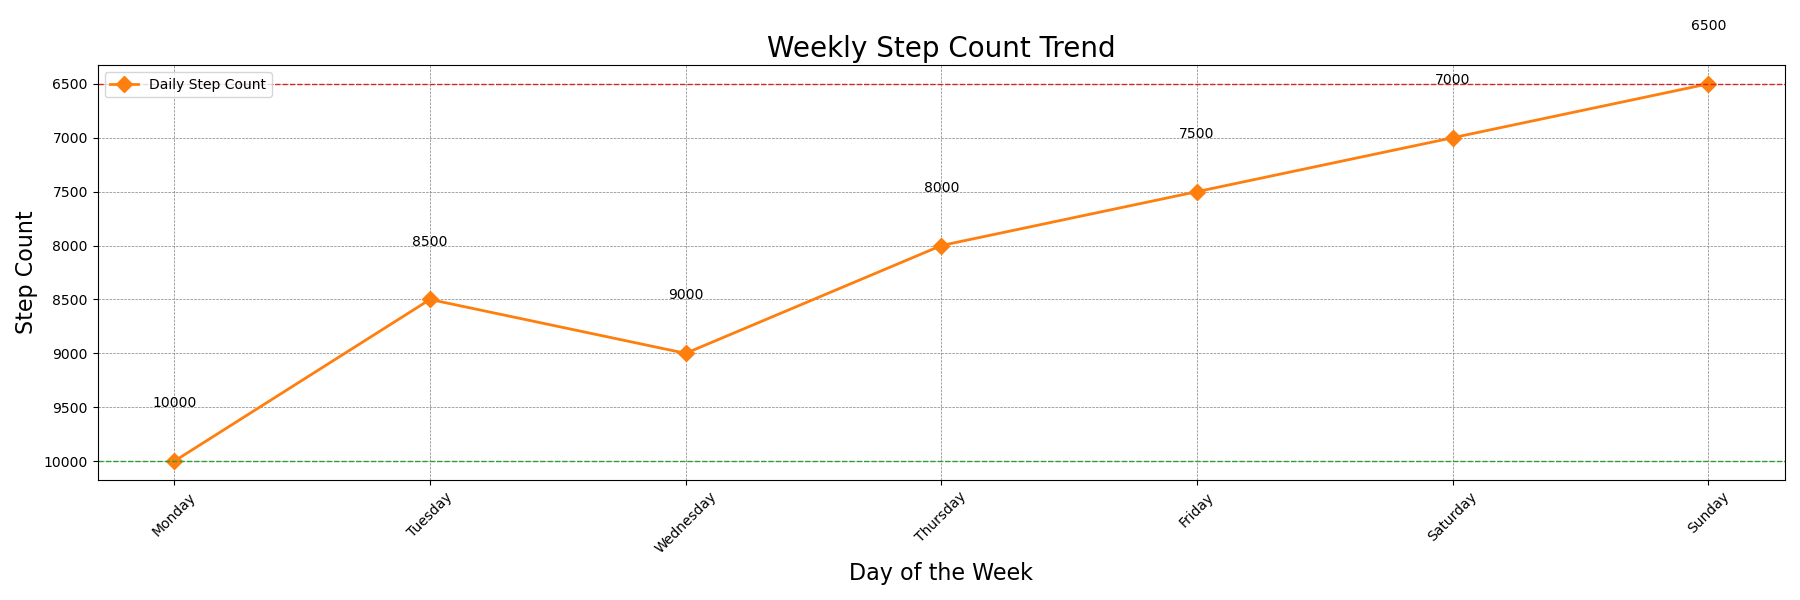

Python code for this plot:

import matplotlib.pyplot as plt

data = [
    {'Day': 'Monday', 'Step Count': 10000},
    {'Day': 'Tuesday', 'Step Count': 8500},
    {'Day': 'Wednesday', 'Step Count': 9000},
    {'Day': 'Thursday', 'Step Count': 8000},
    {'Day': 'Friday', 'Step Count': 7500},
    {'Day': 'Saturday', 'Step Count': 7000},
    {'Day': 'Sunday', 'Step Count': 6500}
]

days = [entry['Day'] for entry in data]
step_count = [entry['Step Count'] for entry in data]

plt.figure(figsize=(18, 6))
plt.plot(days, step_count, color='#ff7f0e', linestyle='-', marker='D', linewidth=2, markersize=8, label="Daily Step Count")

plt.title('Weekly Step Count Trend', fontsize=20, loc='center')
plt.xlabel('Day of the Week', fontsize=16)
plt.ylabel('Step Count', fontsize=16)
plt.xticks(rotation=45)
plt.grid(True, linestyle='--', linewidth=0.5, color='grey')

for i, count in enumerate(step_count):
    plt.text(days[i], count - 500, str(count), ha='center', color='black')

max_count = max(step_count)
min_count = min(step_count)
plt.axhline(max_count, color='#2ca02c', linestyle='--', linewidth=1)
plt.axhline(min_count, color='#d62728', linestyle='--', linewidth=1)

plt.legend(loc='upper left')
plt.gca().invert_yaxis()

plt.tight_layout()
plt.show()
